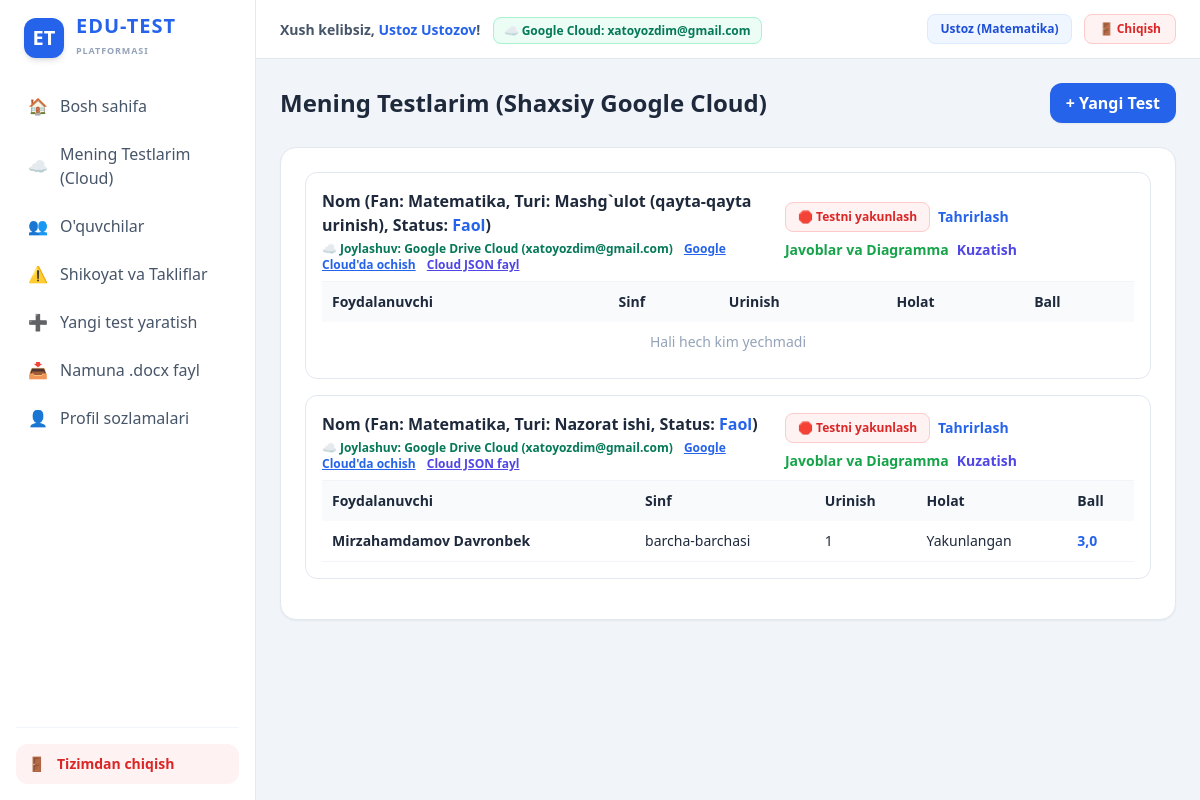
Screenshot of /teacher/tests/ (signed in) with the database file from the repository.
### accounts/models.py (models this page shows, shortened)
class User(AbstractUser):
    full_name = models.CharField(max_length=150, blank=True, null=True)
    role = models.CharField(max_length=10, choices=[('teacher','Ustoz'),('student','Oquvchi')], default='student')
    subject = models.CharField(max_length=100, blank=True, null=True)
    grade = models.CharField(max_length=10, default='barcha')
    letter = models.CharField(max_length=10, default='barchasi')
    monthly_champion_count = models.PositiveIntegerField(default=0)
    google_id = models.CharField(max_length=255, blank=True, null=True, unique=True)
    google_email = models.EmailField(blank=True, null=True)
    google_access_token = models.TextField(blank=True, null=True)
    google_refresh_token = models.TextField(blank=True, null=True)
    google_cloud_folder_id = models.CharField(max_length=255, blank=True, null=True)
    google_cloud_bucket = models.CharField(max_length=255, blank=True, null=True)
    def is_teacher(self): return self.role == 'teacher'
    def get_display_name(self):
        name = self.full_name if self.full_name else self.username
        if self.role == 'student' and self.monthly_champion_count > 0:
            if self.monthly_champion_count == 1:
                return f"{name} 👑 (Chempion)"
            else:
                return f"{name} 👑 ({self.monthly_champion_count}xChempion)"
        return name

class Test(models.Model):
    TEST_TYPES = [
        ('exam', 'Nazorat ishi'),
        ('practice', 'Mashg`ulot (qayta-qayta urinish)'),
        ('survey', 'So`rovnoma'),
        ('anonymous', 'Anonim so`rovnoma')
    ]
    title = models.CharField(max_length=255)
    subject = models.CharField(max_length=100)
    creator = models.ForeignKey(User, on_delete=models.CASCADE, related_name='created_tests')
    status = models.CharField(max_length=12, choices=[('draft','Qoralama'),('published','Faol'),('closed','Yakunlangan')], default='draft')
    test_type = models.CharField(max_length=15, choices=TEST_TYPES, default='exam')
    duration_minutes = models.PositiveIntegerField(default=45)
    start_time = models.DateTimeField(default=timezone.now)
    deadline = models.DateTimeField(null=True, blank=True)
    target_grade = models.CharField(max_length=10, default='barcha')
    target_letter = models.CharField(max_length=10, default='barchasi')
    allow_teachers = models.BooleanField(default=False)
    created_at = models.DateTimeField(auto_now_add=True)
    teacher_cloud_file_id = models.CharField(max_length=255, blank=True, null=True)
    teacher_cloud_url = models.URLField(max_length=500, blank=True, null=True)
    teacher_cloud_provider = models.CharField(max_length=50, default='teacher_google_cloud')
    cloud_synced_at = models.DateTimeField(null=True, blank=True)

class TestAttempt(models.Model):
    STATUS = [('in_progress','Ishlanmoqda'),('blocked','Bloklangan'),('completed','Yakunlangan'),('disqualified','Chetlatilgan')]
    student = models.ForeignKey(User, on_delete=models.CASCADE, related_name='attempts', null=True, blank=True)
    test = models.ForeignKey(Test, on_delete=models.CASCADE, related_name='attempts')
    started_at = models.DateTimeField(auto_now_add=True)
    finished_at = models.DateTimeField(null=True, blank=True)
    status = models.CharField(max_length=20, choices=STATUS, default='in_progress')
    score = models.FloatField(default=0.0)
    correct_count = models.PositiveIntegerField(default=0)
    total_questions = models.PositiveIntegerField(default=0)
    violation_count = models.PositiveIntegerField(default=0)
    excuse_message = models.TextField(blank=True, null=True)
    attempt_number = models.PositiveIntegerField(default=1)

### accounts/views.py (the view)
# urls.py: path('teacher/tests/', views.teacher_tests_view, name='teacher_tests'),
@login_required
def teacher_tests_view(request):
    if not request.user.is_teacher(): return HttpResponseForbidden()
    tests = Test.objects.filter(creator=request.user).annotate(attempt_count=Count('attempts'), avg_score=Avg('attempts__score'))
    return render(request, 'accounts/teacher_tests.html', {'my_tests': tests})

### accounts/templates/accounts/teacher_tests.html
{% extends 'accounts/base.html' %}{% block content %}
<div class="flex justify-between items-center mb-6"><h1 class="text-2xl font-bold">Mening Testlarim (Shaxsiy Google Cloud)</h1><a href="{% url 'test_create' %}" class="bg-blue-600 hover:bg-blue-700 text-white px-4 py-2 rounded-xl font-bold transition shadow-sm">+ Yangi Test</a></div>
<div class="bg-white p-6 rounded-2xl shadow-sm border border-slate-200">
{% for t in my_tests %}<div class="border border-slate-200 p-4 rounded-xl mb-4"><div class="flex flex-col md:flex-row justify-between items-start md:items-center mb-2 gap-2">
<div>
    <b>{{ t.title }} (Fan: {{ t.subject }}, Turi: {{ t.get_test_type_display }}, Status: <span class="text-blue-600 font-bold">{{ t.get_status_display }}</span>)</b>
    <div class="text-xs text-emerald-700 font-semibold mt-1">
        ☁️ Joylashuv: <b>{{ t.teacher_cloud_provider }}</b>
        {% if t.teacher_cloud_url %}<a href="{{ t.teacher_cloud_url }}" target="_blank" class="underline ml-2 text-blue-600">Google Cloud'da ochish</a>{% endif %}
        <a href="{% url 'test_cloud_json' t.id %}" target="_blank" class="underline ml-2 text-indigo-600">Cloud JSON fayl</a>
    </div>
</div>
<div class="flex flex-wrap gap-2">
{% if t.status == 'published' %}
<a href="{% url 'test_close' t.id %}" onclick="return confirm('Haqiqatan ham bu testni muddatidan oldin yakunlamoqchimisiz?');" class="bg-red-50 text-red-600 border border-red-200 hover:bg-red-100 px-3 py-1.5 rounded-lg font-bold text-xs transition">🛑 Testni yakunlash</a>
{% endif %}
<a href="{% url 'test_edit' t.id %}" class="text-blue-600 font-bold text-sm hover:underline self-center">Tahrirlash</a>
<a href="{% url 'test_view' t.id %}" class="text-green-600 font-bold text-sm hover:underline self-center">Javoblar va Diagramma</a>
<a href="{% url 'monitor_students' t.id %}" class="text-indigo-600 font-bold text-sm hover:underline self-center">Kuzatish</a>
</div></div>
<table class="w-full text-sm text-left border-t border-slate-100 mt-2 pt-2"><tr class="bg-slate-50"><th class="p-2.5">Foydalanuvchi</th><th class="p-2.5">Sinf</th><th class="p-2.5">Urinish</th><th class="p-2.5">Holat</th><th class="p-2.5">Ball</th></tr>
{% for a in t.attempts.all %}<tr class="border-b border-slate-100"><td class="p-2.5 font-bold">{{ a.student.get_display_name|default:"Anonim ishtirokchi" }}</td><td class="p-2.5">{% if a.student %}{{ a.student.grade }}-{{ a.student.letter }}{% else %}-{% endif %}</td><td class="p-2.5">{{ a.attempt_number }}</td><td class="p-2.5">{{ a.get_status_display }}</td><td class="p-2.5 font-bold text-blue-600">{{ a.score }}</td></tr>{% empty %}<tr><td colspan="5" class="p-2.5 text-slate-400 text-center">Hali hech kim yechmadi</td></tr>{% endfor %}</table></div>{% empty %}<p class="text-slate-400 text-sm">Hozircha testlar yaratmagansiz.</p>{% endfor %}
</div>
{% endblock %}

### accounts/templates/accounts/base.html (shortened to what this page needs)
<!DOCTYPE html><html lang="uz"><head><meta charset="UTF-8"><title>EDU-TEST — Zamonaviy Test Platformasi</title><script src="https://cdn.tailwindcss.com"></script><script src="https://cdn.jsdelivr.net/npm/chart.js"></script></head>
<body class="bg-slate-100 min-h-screen text-slate-800 font-sans antialiased overflow-x-hidden">
{% if user.is_authenticated %}
<div class="flex h-screen overflow-hidden">
    <aside class="hidden md:flex flex-col w-64 bg-white border-r border-slate-200 p-4 shrink-0 overflow-y-auto">
        <a href="{% url 'dashboard' %}" class="flex items-center gap-3 mb-6 px-2">
            <div class="w-10 h-10 rounded-xl bg-blue-600 flex items-center justify-center shadow-md text-white font-black text-xl">ET</div>
            <div>
                <span class="text-xl font-black text-blue-600 tracking-wider block leading-none">EDU-TEST</span>
                <span class="text-[9px] font-bold text-slate-400 tracking-widest uppercase">Platformasi</span>
            </div>
        </a>
        <nav class="space-y-1">
            <a href="{% url 'dashboard' %}" class="flex items-center gap-3 px-3 py-2.5 rounded-xl hover:bg-slate-50 text-slate-600 font-medium transition">
                <span>🏠</span> Bosh sahifa
            </a>
            {% if user.is_teacher %}
            <a href="{% url 'teacher_tests' %}" class="flex items-center gap-3 px-3 py-2.5 rounded-xl hover:bg-slate-50 text-slate-600 font-medium transition">
                <span>☁️</span> Mening Testlarim (Cloud)
            </a>
            <a href="{% url 'students_list' %}" class="flex items-center gap-3 px-3 py-2.5 rounded-xl hover:bg-slate-50 text-slate-600 font-medium transition">
                <span>👥</span> O'quvchilar
            </a>
            <a href="{% url 'teacher_complaints' %}" class="flex items-center gap-3 px-3 py-2.5 rounded-xl hover:bg-slate-50 text-slate-600 font-medium transition">
                <span>⚠️</span> Shikoyat va Takliflar
            </a>
            <a href="{% url 'test_create' %}" class="flex items-center gap-3 px-3 py-2.5 rounded-xl hover:bg-slate-50 text-slate-600 font-medium transition">
                <span>➕</span> Yangi test yaratish
            </a>
            <a href="{% url 'sample_docx' %}" class="flex items-center gap-3 px-3 py-2.5 rounded-xl hover:bg-slate-50 text-slate-600 font-medium transition">
                <span>📥</span> Namuna .docx fayl
            </a>
            {% endif %}
            <a href="{% url 'profile' %}" class="flex items-center gap-3 px-3 py-2.5 rounded-xl hover:bg-slate-50 text-slate-600 font-medium transition">
                <span>👤</span> Profil sozlamalari
            </a>
        </nav>
        <div class="mt-auto pt-4 border-t border-slate-100">
            <a href="{% url 'logout' %}" class="flex items-center gap-3 px-3 py-2.5 rounded-xl bg-red-50 hover:bg-red-100 text-red-600 font-bold transition text-sm">
                <span>🚪</span> Tizimdan chiqish
            </a>
        </div>
    </aside>
    <div class="flex flex-col flex-1 h-full overflow-hidden">
        <header class="bg-white border-b border-slate-200 px-6 py-3.5 flex justify-between items-center shadow-xs shrink-0">
            <div class="hidden md:block">
                <span class="text-sm font-bold text-slate-600">Xush kelibsiz, <span class="text-blue-600">{{ user.get_display_name }}</span>!</span>
                {% if user.is_teacher and user.google_email %}
                <span class="ml-2 text-xs bg-emerald-50 text-emerald-700 border border-emerald-200 px-2.5 py-1 rounded-lg font-semibold">☁️ Google Cloud: {{ user.google_email }}</span>
                {% endif %}
            </div>
            <div class="flex gap-3 items-center">
                <span class="text-xs font-bold text-blue-700 bg-blue-50 px-3 py-1.5 rounded-lg border border-blue-100">
                    {% if user.is_teacher %}Ustoz ({{ user.subject|default:"Fan kiritilmagan" }}){% else %}O'quvchi, {{ user.grade }}-{{ user.letter }}{% endif %}
                </span>
                <a href="{% url 'logout' %}" class="border border-red-200 bg-red-50 hover:bg-red-100 text-red-600 px-3.5 py-1.5 rounded-lg text-xs font-bold transition flex items-center gap-1">🚪 Chiqish</a>
            </div>
        </header>
        <main class="flex-1 overflow-y-auto p-6 bg-slate-100">
            <div class="max-w-5xl mx-auto">
                {% block content %}{% endblock %}
            </div>
        </main>
    </div>
</div>
{% else %}
<div class="max-w-6xl mx-auto p-6">{% block content_guest %}{% endblock %}</div>
{% endif %}
</body></html>

### rows the page displays
User: get_display_name "Ustoz Ustozov", google_email "xatoyozdim@gmail.com", subject "Matematika"
Test: title "Nom", subject "Matematika", test_type "Mashg`ulot (qayta-qayta urinish)", status "Faol", teacher_cloud_provider "Google Drive Cloud (xatoyozdim@gmail.com)", shows "🛑 Testni yakunlash"
Test: title "Nom", subject "Matematika", test_type "Nazorat ishi", status "Faol", teacher_cloud_provider "Google Drive Cloud (xatoyozdim@gmail.com)", shows "🛑 Testni yakunlash"
TestAttempt: student.get_display_name "Mirzahamdamov Davronbek", student.grade "barcha", student.letter "barchasi", attempt_number "1", status "Yakunlangan", score "3,0"
